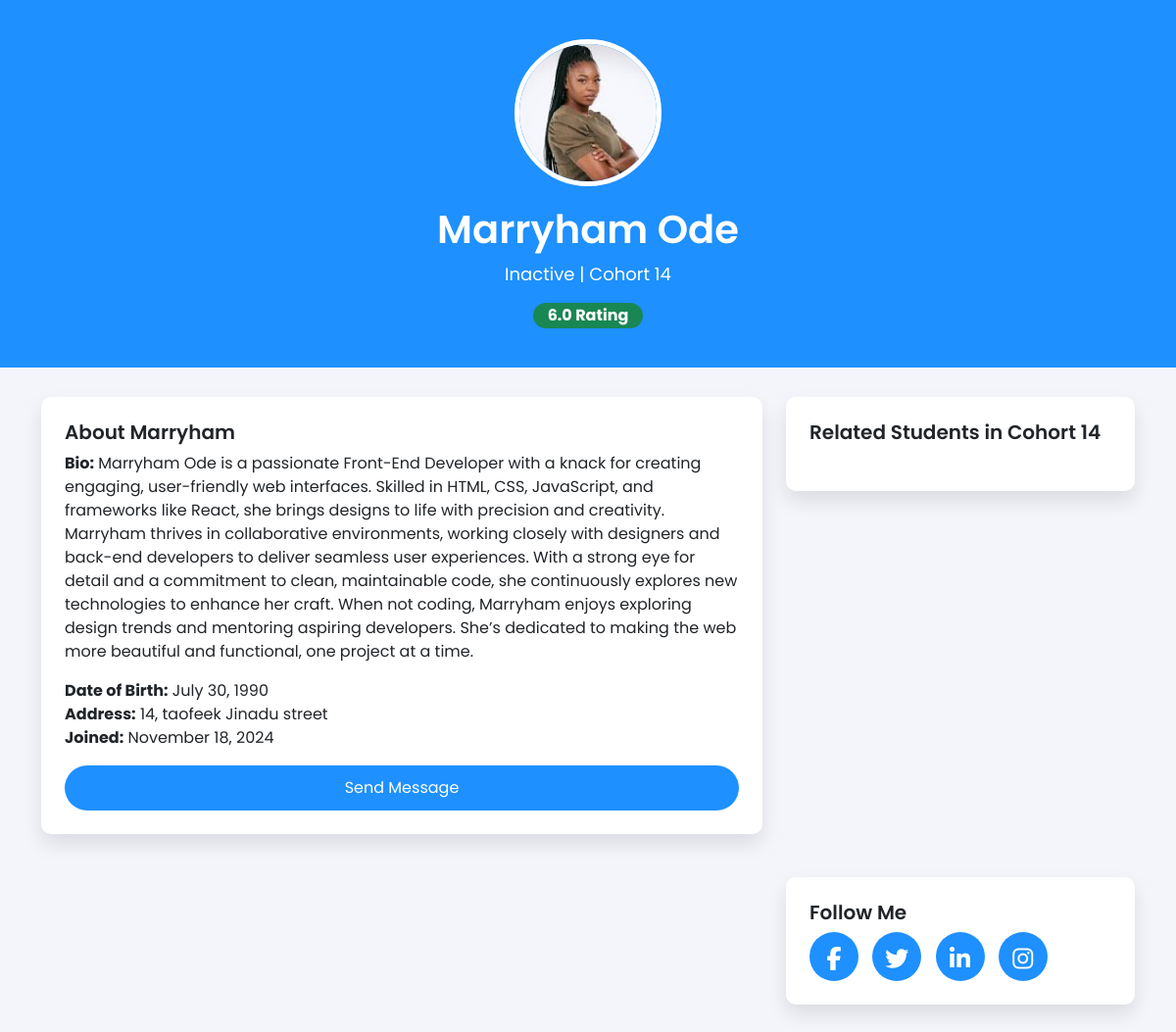
Screenshot of /profile/marryham-ode-265744293 with the database file from the repository.
### students/models.py (models this page shows, shortened)
class Student(models.Model):
  username = models.CharField(max_length=100,unique=True)
  first_name = models.CharField(max_length=100)
  last_name = models.CharField(max_length=100)
  student_type = models.CharField(max_length=9, choices=student_position, default='Student')
  status = models.BooleanField(default=True)
  email = models.EmailField(max_length=254, unique=True, validators=[mail_validator])
  phone = models.CharField(max_length=11, null=True, blank=True)
  slug = models.SlugField(unique=True, blank=True, editable=False)

class Student_Profile(models.Model):
  student = models.OneToOneField(Student, on_delete=models.CASCADE)
  bio = models.TextField()
  DOB = models.DateField()
  address = models.CharField(max_length=500)
  rating = models.FloatField(default=0.0)
  profile_picture = models.ImageField(upload_to='student_profile')
  date_join = models.DateTimeField(auto_now_add=True)

class Cohort_Group(models.Model):
  name = models.CharField(max_length=100)
  date_join = models.DateTimeField(auto_now_add=True)
  students = models.ManyToManyField(Student)

### students/views.py (the view)
# urls.py: path('profile/<slug:slug>', views.get_profile_from_student, name='student_profile'),
def get_profile_from_student(request, slug):
    student = get_object_or_404(Student, slug=slug)
    context = {
        'student': student
    }
    return render(request, 'blog/studentprofile.html', context)

### templates/blog/studentprofile.html (shortened to what this page needs)
{% load static %}
<!DOCTYPE html>
<html lang="en">
  <head>
    <link
      href="https://cdn.jsdelivr.net/npm/bootstrap@5.0.2/dist/css/bootstrap.min.css"
      rel="stylesheet"
 />
    <link
      href="https://cdn.jsdelivr.net/npm/bootstrap@5.3.0-alpha1/dist/css/bootstrap.min.css"
      rel="stylesheet" />
    <link
      rel="stylesheet"
      href="https://cdnjs.cloudflare.com/ajax/libs/font-awesome/6.6.0/css/all.min.css" />
    <link rel="stylesheet" href="{% static 'CSS/profile.css' %}" />
  </head>
  <body>
    <section class="profile-header">
      <div class="container text-center">
        {% if student.student_profile.profile_picture %}
        <img
          src="{{ student.student_profile.profile_picture.url }}"
          alt="{{ student.first_name }} {{ student.last_name }}'s Profile Picture"
          class="profile-picture" />
        {% endif %}
        <h1>{{ student.first_name |default:'Unknow' }} {{ student.last_name |default:'Unkwon' }}</h1>
        <p>
          {{ student.status|yesno:"Active,Inactive" }} | {% if student.cohort_group_set.exists %}
          {% for cohort in student.cohort_group_set.all %}
            {{ cohort.name }}
          {% endfor %}
        {% else %}
          <p>No Cohort</p>
        {% endif %}
        {% if student.student_profile.rating <= 3 %}
        <span class="badge badge-custom bg-danger">
          {{ student.student_profile.rating|default:'0.0' }} Rating
        </span>
        {% elif student.student_profile.rating <= 5 %}
        <span class="badge badge-custom bg-warning">
          {{ student.student_profile.rating|default:'0.0' }} Rating
        </span>
        {% else %}
        <span class="badge badge-custom bg-success">
          {{ student.student_profile.rating|default:'0.0' }} Rating
        </span>
        {% endif %}
      </div>
    </section>
    <section class="profile-content">
      <div class="container">
        <div class="row">
          <div class="col-md-8">
            <div class="card p-4">
              <h5>About {{ student.first_name }}</h5>
              <p><strong>Bio:</strong> {{ student.student_profile.bio }}</p>
              <p>
                <strong>Date of Birth:</strong> {{ student.student_profile.DOB |date:"F j, Y" }} <br />
                <strong>Address:</strong> {{ student.student_profile.address }}
                <br />
                <strong>Joined:</strong> {{ student.student_profile.date_join |date:"F j, Y" }}
              </p>
              <button
                class="btn btn-custom"
                data-bs-toggle="modal"
                data-bs-target="#exampleModal">
                Send Message
              </button>
            </div>
          </div>
          <div class="col-md-4">
            <div class="card p-4">
              {% if student.cohort_group_set.all %}
              {% for related in student.cohort_group_set.all %}
              <h5>Related Students in {{ related.name }}</h5>
              {% endfor %}
              {% else %}
              <h5>Student has No cohort yet</h5>
              {% endif %}
            </div>
          </div>
        </div>
        <div class="row mt-4">
          <div class="col-md-8">
          </div>
          <div class="col-md-4">
            <div class="card p-4">
              <h5>Follow Me</h5>
              <div class="follow-links">
                <a href="#"><i class="fab fa-facebook-f"></i></a>
                <a href="#"><i class="fab fa-twitter"></i></a>
                <a href="#"><i class="fab fa-linkedin-in"></i></a>
                <a href="#"><i class="fab fa-instagram"></i></a>
              </div>
            </div>
          </div>
        </div>
      </div>
    </section>
  </body>
</html>

### staticfiles/css/profile.css (style rules this page uses)
body { font-family: 'Poppins', sans-serif; background-color: #f4f5fa; }
.profile-header { background: dodgerblue; color: white; padding: 40px 0; text-align: center; }
.profile-header img { border-radius: 50%; border: 5px solid white; width: 150px; height: 150px; }
.profile-header h1 { font-weight: 600; margin-top: 20px; }
.profile-header p { font-size: 18px; color: white; }
.profile-content { padding: 30px; }
.profile-content .card { background: white; box-shadow: 0px 10px 20px rgba(0, 0, 0, 0.1); border: none; border-radius: 10px; margin-bottom: 20px; }
.profile-content .card h5 { font-weight: 600; }
.badge-custom { background-color: lightgreen; color: white; font-size: 16px; padding: 5px 15px; border-radius: 20px; }
.btn-custom { background-color: dodgerblue; color: white; padding: 10px 20px; border-radius: 25px; }
.follow-links a { display: inline-block; margin-right: 10px; color: white; font-size: 24px; background-color: dodgerblue; padding: 10px; border-radius: 50%; width: 50px; height: 50px; text-align: center; }

### rows the page displays
Student: student_profile.profile_picture (picture), first_name "Marryham", last_name "Ode", status "Inactive", student_profile.rating "6.0", student_profile.bio "Marryham Ode is a passionate Front-End Developer with a knack for creating engaging, user-friendly web interfaces. Skilled in HTML, CSS, JavaScript, and frameworks like React, she brings designs to life with precision and creativity. Marryham thrives in collaborative environments, working closely with designers and back-end developers to deliver seamless user experiences. With a strong eye for detail and a commitment to clean, maintainable code, she continuously explores new technologies to enhance her craft. When not coding, Marryham enjoys exploring design trends and mentoring aspiring developers. She’s dedicated to making the web more beautiful and functional, one project at a time.", student_profile.DOB "July 30, 1990", student_profile.address "14, taofeek Jinadu street", student_profile.date_join "November 18, 2024"
Cohort_Group: name "Cohort 14"
